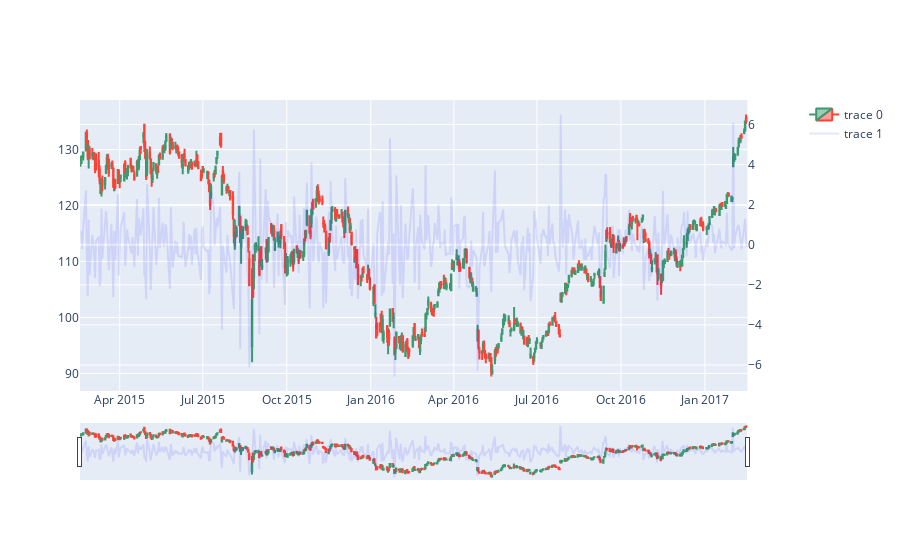

The code cell stored with this chart in its notebook:
### Markdown cell above
<h4>Let's throw it on the plot on a secondary scale... a simple google search gives samples adapted below.</h4>

### Code cell
import plotly.graph_objects as go
import plotly.io as pio
from datetime import datetime

from plotly.subplots import make_subplots

fig = go.Figure()
fig = make_subplots(specs=[[{"secondary_y": True}]])

fig.add_trace(
    go.Candlestick(x=df['Date'], 
        open=df['AAPL.Open'], 
        high=df['AAPL.High'], 
        low=df['AAPL.Low'], 
        close=df['AAPL.Close']), 
    secondary_y=False
)
fig.add_trace(
    go.Scatter(x=df['Date'], y=df['%_chg_Close'], mode='lines', opacity=0.1, marker_color='blue'), 
    secondary_y=True
)
fig.show()

### Figure 1 — Plotly figure (JSON) as saved in the notebook; plotly's stock layout.template omitted (floating-point values rounded to 4 significant figures; data arrays with more than 128 entries replaced by an {"elided": "..."} marker saying what was removed)
{"data": [{"close": {"elided": "506 float values"}, "high": {"elided": "506 float values"}, "low": {"elided": "506 float values"}, "open": {"elided": "506 float values"}, "type": "candlestick", "x": {"elided": "506 str values"}, "xaxis": "x", "yaxis": "y"}, {"marker": {"color": "blue"}, "mode": "lines", "opacity": 0.1, "type": "scatter", "x": {"elided": "506 str values"}, "xaxis": "x", "y": {"elided": "506 float values"}, "yaxis": "y2"}], "layout": {"xaxis": {"anchor": "y", "domain": [0, 0.94]}, "yaxis": {"anchor": "x", "domain": [0, 1]}, "yaxis2": {"anchor": "x", "overlaying": "y", "side": "right"}}}
